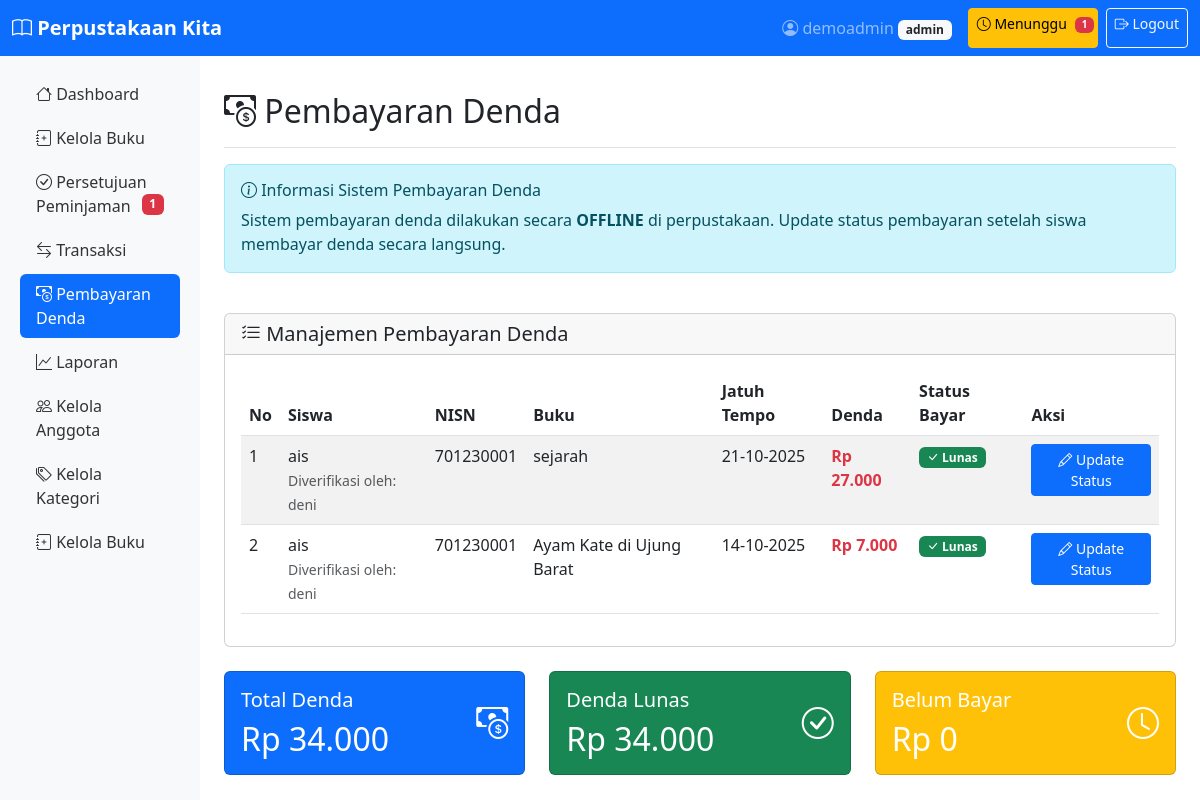
Screenshot of /pembayaran_denda.php (signed in) with the database file from the repository.
### tables this page shows
CREATE TABLE IF NOT EXISTS `peminjaman` (
  `id` int NOT NULL AUTO_INCREMENT,
  `user_id` int NOT NULL,
  `buku_id` int NOT NULL,
  `tanggal_pinjam` date NOT NULL,
  `tanggal_jatuh_tempo` date NOT NULL,
  `tanggal_kembali` date DEFAULT NULL,
  `status` enum('dipinjam','dikembalikan','terlambat') DEFAULT 'dipinjam',
  `status_peminjaman` enum('menunggu','disetujui','ditolak') DEFAULT 'menunggu',
  `denda` decimal(10,2) DEFAULT '0.00',
  `approved_by` int DEFAULT NULL,
  `created_at` timestamp NULL DEFAULT CURRENT_TIMESTAMP,
  `updated_at` timestamp NULL DEFAULT CURRENT_TIMESTAMP ON UPDATE CURRENT_TIMESTAMP,
  `status_bayar_denda` enum('belum_bayar','lunas') DEFAULT 'belum_bayar',
  `jumlah_bayar_denda` decimal(10,2) DEFAULT NULL,
  `tanggal_bayar_denda` date DEFAULT NULL,
  `verified_by_denda` int DEFAULT NULL,
  PRIMARY KEY (`id`),
  KEY `user_id` (`user_id`),
  KEY `buku_id` (`buku_id`),
  KEY `approved_by` (`approved_by`),
  KEY `verified_by_denda` (`verified_by_denda`),
  CONSTRAINT `peminjaman_ibfk_1` FOREIGN KEY (`user_id`) REFERENCES `users` (`id`) ON DELETE CASCADE,
  CONSTRAINT `peminjaman_ibfk_2` FOREIGN KEY (`buku_id`) REFERENCES `buku` (`id`) ON DELETE CASCADE,
  CONSTRAINT `peminjaman_ibfk_3` FOREIGN KEY (`approved_by`) REFERENCES `users` (`id`) ON DELETE SET NULL,
  CONSTRAINT `peminjaman_ibfk_4` FOREIGN KEY (`verified_by_denda`) REFERENCES `users` (`id`)
);

CREATE TABLE IF NOT EXISTS `users` (
  `id` int NOT NULL AUTO_INCREMENT,
  `nisn` varchar(20) NOT NULL,
  `nama` varchar(100) NOT NULL,
  `email` varchar(100) NOT NULL,
  `password` varchar(255) NOT NULL,
  `role` enum('siswa','pustakawan','admin') DEFAULT 'siswa',
  `status` enum('aktif','nonaktif') DEFAULT 'aktif',
  `created_at` timestamp NULL DEFAULT CURRENT_TIMESTAMP,
  `updated_at` timestamp NULL DEFAULT CURRENT_TIMESTAMP ON UPDATE CURRENT_TIMESTAMP,
  PRIMARY KEY (`id`),
  UNIQUE KEY `nisn` (`nisn`),
  UNIQUE KEY `email` (`email`)
);

CREATE TABLE IF NOT EXISTS `buku` (
  `id` int NOT NULL AUTO_INCREMENT,
  `judul` varchar(255) NOT NULL,
  `penulis` varchar(100) NOT NULL,
  `tahun_terbit` year DEFAULT NULL,
  `kategori_id` int DEFAULT NULL,
  `isbn` varchar(20) DEFAULT NULL,
  `stok` int DEFAULT '0',
  `deskripsi` text,
  `created_at` timestamp NULL DEFAULT CURRENT_TIMESTAMP,
  `updated_at` timestamp NULL DEFAULT CURRENT_TIMESTAMP ON UPDATE CURRENT_TIMESTAMP,
  PRIMARY KEY (`id`),
  KEY `kategori_id` (`kategori_id`),
  CONSTRAINT `buku_ibfk_1` FOREIGN KEY (`kategori_id`) REFERENCES `kategori` (`id`) ON DELETE SET NULL
);

### functions.php (called while the page is built, shortened)
<?php
function isPustakawan() {
    return isset($_SESSION['role']) && ($_SESSION['role'] === 'pustakawan' || $_SESSION['role'] === 'admin');
}
function isSiswa() {
    return isset($_SESSION['role']) && $_SESSION['role'] === 'siswa';
}
function formatDate($date) {
    return date('d-m-Y', strtotime($date));
}
?>

### pembayaran_denda.php (the view, shortened to what this page needs)
<?php
require_once 'functions.php';
$conn = mysqli_connect($host, $username, $password, $dbname);
if (isSiswa()) {
    $user_id = $_SESSION['user_id'];
    $sql_peminjaman = "SELECT p.*, b.judul, b.penulis
                      FROM peminjaman p
                      JOIN buku b ON p.buku_id = b.id
                      WHERE p.user_id = '$user_id' AND p.denda > 0
                      ORDER BY p.denda DESC";
    $result_peminjaman = mysqli_query($conn, $sql_peminjaman);
    $peminjaman_denda = mysqli_fetch_all($result_peminjaman, MYSQLI_ASSOC);
    $sql_total_denda = "SELECT SUM(denda) as total_denda
                       FROM peminjaman
                       WHERE user_id = '$user_id'
                       AND denda > 0
                       AND (status_bayar_denda IS NULL OR status_bayar_denda = 'belum_bayar')";
    $result_total_denda = mysqli_query($conn, $sql_total_denda);
    $total_denda = mysqli_fetch_assoc($result_total_denda)['total_denda'] ?? 0;
} elseif (isPustakawan()) {
    $sql_peminjaman = "SELECT p.*, b.judul, u.nama as nama_siswa, u.nisn,
                      (SELECT nama FROM users WHERE id = p.verified_by_denda) as verified_by_name
                      FROM peminjaman p
                      JOIN buku b ON p.buku_id = b.id
                      JOIN users u ON p.user_id = u.id
                      WHERE p.denda > 0
                      ORDER BY p.status_bayar_denda, p.denda DESC";
    $result_peminjaman = mysqli_query($conn, $sql_peminjaman);
    $peminjaman_denda = mysqli_fetch_all($result_peminjaman, MYSQLI_ASSOC);
}
include 'header.php';
?>
<div class="d-flex justify-content-between flex-wrap flex-md-nowrap align-items-center pt-3 pb-2 mb-3 border-bottom">
    <h1 class="h2">
        <i class="bi bi-cash-coin"></i> Pembayaran Denda
    </h1>
</div>
<?php if (isSiswa()): ?>
<div class="row">
    <div class="col-md-12">
        <?php if ($total_denda > 0): ?>
        <div class="alert alert-warning">
            <h5><i class="bi bi-exclamation-triangle"></i> Anda Memiliki Denda yang Harus Dibayar</h5>
            <p class="mb-2">Total denda: <strong class="text-danger">Rp <?php echo number_format($total_denda, 0, ',', '.'); ?></strong></p>
            <p class="mb-0">
                <i class="bi bi-info-circle"></i> Silakan datang ke perpustakaan untuk membayar denda secara offline.
                Setelah pembayaran, pustakawan akan mengupdate status pembayaran Anda.
            </p>
        </div>
        <?php else: ?>
        <div class="alert alert-success">
            <i class="bi bi-check-circle"></i> Tidak ada denda yang harus dibayar.
        </div>
        <?php endif; ?>
    </div>
</div>
<div class="card">
    <div class="card-header">
        <h5 class="card-title mb-0">
            <i class="bi bi-list-check"></i> Detail Denda Peminjaman
        </h5>
    </div>
    <div class="card-body">
        <?php if (empty($peminjaman_denda)): ?>
        <div class="text-center py-4">
            <i class="bi bi-check-circle text-success" style="font-size: 3rem;"></i>
            <p class="text-muted mt-3">Tidak ada denda</p>
        </div>
        <?php else: ?>
        <div class="table-responsive">
            <table class="table table-striped">
                <thead>
                    <tr>
                        <th>Buku</th>
                        <th>Tanggal Pinjam</th>
                        <th>Jatuh Tempo</th>
                        <th>Denda</th>
                        <th>Status Bayar</th>
                        <th>Keterangan</th>
                    </tr>
                </thead>
                <tbody>
                    <?php foreach ($peminjaman_denda as $p): ?>
                    <tr>
                        <td>
                            <strong><?php echo htmlspecialchars($p['judul']); ?></strong><br>
                            <small class="text-muted"><?php echo htmlspecialchars($p['penulis']); ?></small>
                        </td>
                        <td><?php echo formatDate($p['tanggal_pinjam']); ?></td>
                        <td><?php echo formatDate($p['tanggal_jatuh_tempo']); ?></td>
                        <td class="fw-bold text-danger">Rp <?php echo number_format($p['denda'], 0, ',', '.'); ?></td>
                        <td>
                            <?php if ($p['status_bayar_denda'] === 'lunas'): ?>
                            <span class="badge bg-success">
                                <i class="bi bi-check-lg"></i> Lunas
                            </span>
                            <?php else: ?>
                            <span class="badge bg-warning">
                                <i class="bi bi-clock"></i> Belum Bayar
                            </span>
                            <?php endif; ?>
                        </td>
                        <td>
                            <?php if ($p['status_bayar_denda'] === 'lunas'): ?>
                                <small class="text-success">
                                    <i class="bi bi-check-circle"></i> Telah dibayar pada <?php echo formatDate($p['tanggal_bayar_denda']); ?>
                                </small>
                            <?php else: ?>
                                <small class="text-warning">
                                    <i class="bi bi-info-circle"></i> Bayar di perpustakaan
                                </small>
                            <?php endif; ?>
                        </td>
                    </tr>
                    <?php endforeach; ?>
                </tbody>
            </table>
        </div>
        <?php endif; ?>
    </div>
</div>
<?php elseif (isPustakawan()): ?>
<div class="row mb-4">
    <div class="col-md-12">
        <div class="alert alert-info">
            <h6><i class="bi bi-info-circle"></i> Informasi Sistem Pembayaran Denda</h6>
            <p class="mb-0">
                Sistem pembayaran denda dilakukan secara <strong>OFFLINE</strong> di perpustakaan.
                Update status pembayaran setelah siswa membayar denda secara langsung.
            </p>
        </div>
    </div>
</div>
<div class="card">
    <div class="card-header">
        <h5 class="card-title mb-0">
            <i class="bi bi-list-check"></i> Manajemen Pembayaran Denda
        </h5>
    </div>
    <div class="card-body">
        <?php if (empty($peminjaman_denda)): ?>
        <p class="text-muted">Tidak ada peminjaman dengan denda</p>
        <?php else: ?>
        <div class="table-responsive">
            <table class="table table-striped">
                <thead>
                    <tr>
                        <th>No</th>
                        <th>Siswa</th>
                        <th>NISN</th>
                        <th>Buku</th>
                        <th>Jatuh Tempo</th>
                        <th>Denda</th>
                        <th>Status Bayar</th>
                        <th>Aksi</th>
                    </tr>
                </thead>
                <tbody>
                    <?php foreach ($peminjaman_denda as $index => $p): ?>
                    <tr>
                        <td><?php echo $index + 1; ?></td>
                        <td>
                            <?php echo htmlspecialchars($p['nama_siswa']); ?>
                            <?php if ($p['verified_by_name']): ?>
                            <br><small class="text-muted">Diverifikasi oleh: <?php echo $p['verified_by_name']; ?></small>
                            <?php endif; ?>
                        </td>
                        <td><?php echo htmlspecialchars($p['nisn']); ?></td>
                        <td><?php echo htmlspecialchars($p['judul']); ?></td>
                        <td><?php echo formatDate($p['tanggal_jatuh_tempo']); ?></td>
                        <td class="fw-bold text-danger">Rp <?php echo number_format($p['denda'], 0, ',', '.'); ?></td>
                        <td>
                            <?php if ($p['status_bayar_denda'] === 'lunas'): ?>
                            <span class="badge bg-success">
                                <i class="bi bi-check-lg"></i> Lunas
                            </span>
                            <?php else: ?>
                            <span class="badge bg-warning">
                                <i class="bi bi-clock"></i> Belum Bayar
                            </span>
                            <?php endif; ?>
                        </td>
                        <td>
                            <button type="button" class="btn btn-primary btn-sm" data-bs-toggle="modal" data-bs-target="#updateStatusModal<?php echo $p['id']; ?>">
                                <i class="bi bi-pencil"></i> Update Status
                            </button>
                        </td>
                    </tr>
                    <?php endforeach; ?>
                </tbody>
            </table>
        </div>
        <?php endif; ?>
    </div>
</div>
<div class="row mt-4">
    <div class="col-md-4">
        <div class="card text-white bg-primary">
            <div class="card-body">
                <div class="d-flex justify-content-between">
                    <div>
                        <h5 class="card-title">Total Denda</h5>
                        <?php
                        $sql_total = "SELECT SUM(denda) as total FROM peminjaman WHERE denda > 0";
                        $result_total = mysqli_query($conn, $sql_total);
                        $total_all_denda = mysqli_fetch_assoc($result_total)['total'] ?? 0;
                        ?>
                        <h2 class="mb-0">Rp <?php echo number_format($total_all_denda, 0, ',', '.'); ?></h2>
                    </div>
                    <div class="align-self-center">
                        <i class="bi bi-cash-coin" style="font-size: 2rem;"></i>
                    </div>
                </div>
            </div>
        </div>
    </div>
    <div class="col-md-4">
        <div class="card text-white bg-success">
            <div class="card-body">
                <div class="d-flex justify-content-between">
                    <div>
                        <h5 class="card-title">Denda Lunas</h5>
                        <?php
                        $sql_lunas = "SELECT SUM(denda) as total FROM peminjaman WHERE status_bayar_denda = 'lunas'";
                        $result_lunas = mysqli_query($conn, $sql_lunas);
                        $total_lunas = mysqli_fetch_assoc($result_lunas)['total'] ?? 0;
                        ?>
                        <h2 class="mb-0">Rp <?php echo number_format($total_lunas, 0, ',', '.'); ?></h2>
                    </div>
                    <div class="align-self-center">
                        <i class="bi bi-check-circle" style="font-size: 2rem;"></i>
                    </div>
                </div>
            </div>
        </div>
    </div>
    <div class="col-md-4">
        <div class="card text-white bg-warning">
            <div class="card-body">
                <div class="d-flex justify-content-between">
                    <div>
                        <h5 class="card-title">Belum Bayar</h5>
                        <?php
                        $sql_belum = "SELECT SUM(denda) as total FROM peminjaman WHERE denda > 0 AND (status_bayar_denda IS NULL OR status_bayar_denda = 'belum_bayar')";
                        $result_belum = mysqli_query($conn, $sql_belum);
                        $total_belum = mysqli_fetch_assoc($result_belum)['total'] ?? 0;
                        ?>
                        <h2 class="mb-0">Rp <?php echo number_format($total_belum, 0, ',', '.'); ?></h2>
                    </div>
                    <div class="align-self-center">
                        <i class="bi bi-clock" style="font-size: 2rem;"></i>
                    </div>
                </div>
            </div>
        </div>
    </div>
</div>
<?php endif; ?>
<?php
include 'footer.php';
?>

### rows the page displays
peminjaman: user.nama "ais", verified_by_name "deni", user.nisn "701230001", buku.judul "sejarah", tanggal_jatuh_tempo "21-10-2025", denda "27.000", status_bayar_denda "lunas" (drawn)
peminjaman: user.nama "ais", verified_by_name "deni", user.nisn "701230001", buku.judul "Ayam Kate di Ujung Barat", tanggal_jatuh_tempo "14-10-2025", denda "7.000", status_bayar_denda "lunas" (drawn)

### other values shown
$_SESSION['nama'] "demoadmin"
$_SESSION['role'] "admin"
$jumlah_menunggu "1"
$total_all_denda "34.000"
$total_lunas "34.000"
$total_belum "0"
